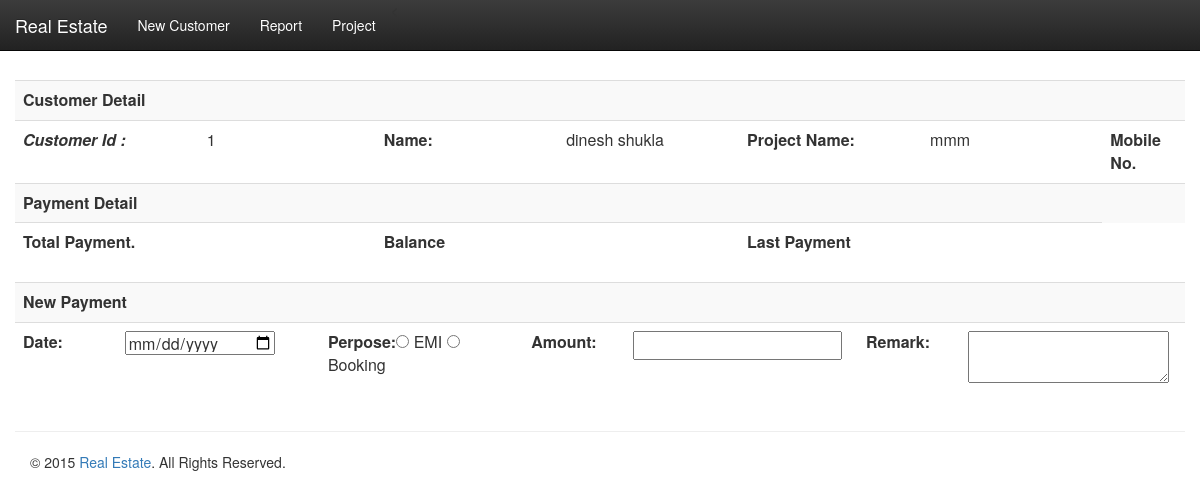
The app's page /welcome/payment/1 with its own data.
### tables this page shows
CREATE TABLE IF NOT EXISTS `info_form` (
  `id` int(11) NOT NULL AUTO_INCREMENT,
  `name` varchar(60) NOT NULL,
  `plot_area` float NOT NULL,
  `rakba` float NOT NULL,
  `face` varchar(20) NOT NULL,
  `booking_amount` int(11) NOT NULL,
  `owner_name` varchar(60) NOT NULL,
  `father_name` varchar(60) NOT NULL,
  `address` varchar(250) NOT NULL,
  `mobile_no` bigint(20) NOT NULL,
  `owner_rakba` float NOT NULL,
  `project_name` varchar(60) NOT NULL,
  `booking_date` varchar(20) NOT NULL,
  `registration_date` varchar(20) NOT NULL,
  `posesion_date` varchar(20) NOT NULL,
  `pramanikarna_date` varchar(20) NOT NULL,
  PRIMARY KEY (`id`)
);

### application/views/template/contant.php (called while the page is built, shortened)
<?php
$this->load->view('template/header');
$this->load->view($page);
?>

### application/controllers/welcome.php (called while the page is built, shortened)
<?php if ( ! defined('BASEPATH')) exit('No direct script access allowed');
class Welcome extends CI_Controller
{
	public function __construct()
	{
		 $this->load->model('m_logic');
	}
	public function payment($customer = NULL)
	{
		$data['page'] = 'payment';
		$data['title'] = 'Customer payment record';
		$data['info_form'] = $this->m_logic->db_where('info_form', 'id',$customer);
		$this->load->view('template/contant', $data);
	}
}

### index.php (called while the page is built, shortened)
<?php
require_once BASEPATH.'core/CodeIgniter.php';

### application/models/m_logic.php (called while the page is built, shortened)
<?php if ( ! defined('BASEPATH')) exit('No direct script access allowed');
class M_logic extends CI_Model
{
    public function db_where($table, $field, $value)
    {
        $this->db->where($field, $value);
        $query = $this->db->get($table);
        return $query;
    }
}

### application/views/payment.php (the view, shortened to what this page needs)
<?php
if($info_form->num_rows>0)
{
     foreach($info_form->result() as $row)
    {
        $customer_id = $row->id;
    }
}
else
{
    redirect(base_url(), 'refresh');
}
?>
<div class="container">
            <div class="row">
                <div class="table-responsive">
            <table class="table table-striped success">
                <tr> <th colspan="8"> Customer Detail</th></tr>
                <tr> <td class= "col-md-2"> <b> <i>Customer Id :</i></b></td><td class= "col-md-1"> <?php echo $customer_id;?></td> <td class= "col-md-1"><b> Name:</b></td><td class= "col-md-2"><?php echo $row->name;?></td>
               <td class= "col-md-2"><b> Project Name:</b></td>
               <td class= "col-md-2"> <?php echo $row->project_name;?></td>
               <td class= "col-md-2"><b> Mobile No.</b></td>
               <td class= "col-md-2"> </td>
               <tr> <th colspan="8"> Payment Detail</th></tr>
               <tr>
               <td class= "col-md-2"><b> Total Payment.</b></td>
               <td class= "col-md-2"> </td>
               <td class= "col-md-2"><b> Balance</b></td>
               <td class= "col-md-2"> </td>
               <td class= "col-md-2"><b> Last Payment</b></td>
               <td class= "col-md-2"> </td>
               </tr>
            </table>
                </div>
            </div>
            <div class ="row">
                <div class="table-responsive">
                    <table class="table table-striped success">
                    <tr> <th colspan="8"> New Payment</th></tr>
                    <tr>
                    <td class= "col-md-1"><b> Date: </b><td class= "col-md-2"><input type="date" name="payment_date" style="line-height:15px;width:150px;" required></td>
                    <td class= "col-md-2"><b> Perpose:</b><input type="radio" name="perpose" value="EMI"> EMI <input type="radio" name="perpose" value="Booking"> Booking</td>
                    <td class= "col-md-1"><b> Amount:</b></td><td class= "col-md-2"><input type="text" name="amount"></td><td class= "col-md-1"><b>Remark:</b></td><td class= "col-md-2"><textarea> </textarea></td>
                    </tr>
                    </table>
                </div>
            </div>
</div>

### records on screen
info_form: id "1", name "dinesh shukla", project_name "mmm"
